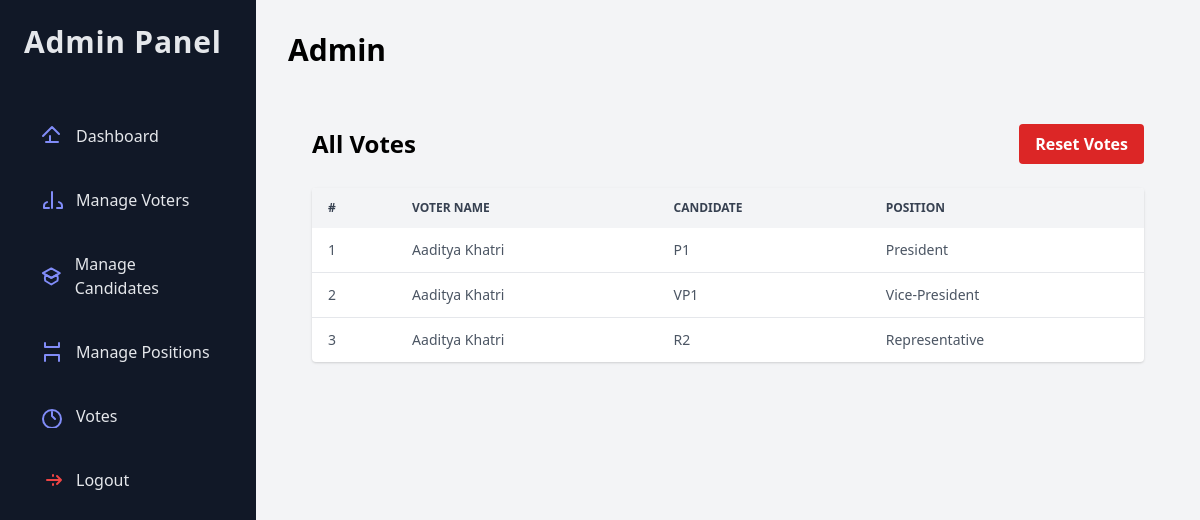
Before: /votes/ (signed in) with the older database file.
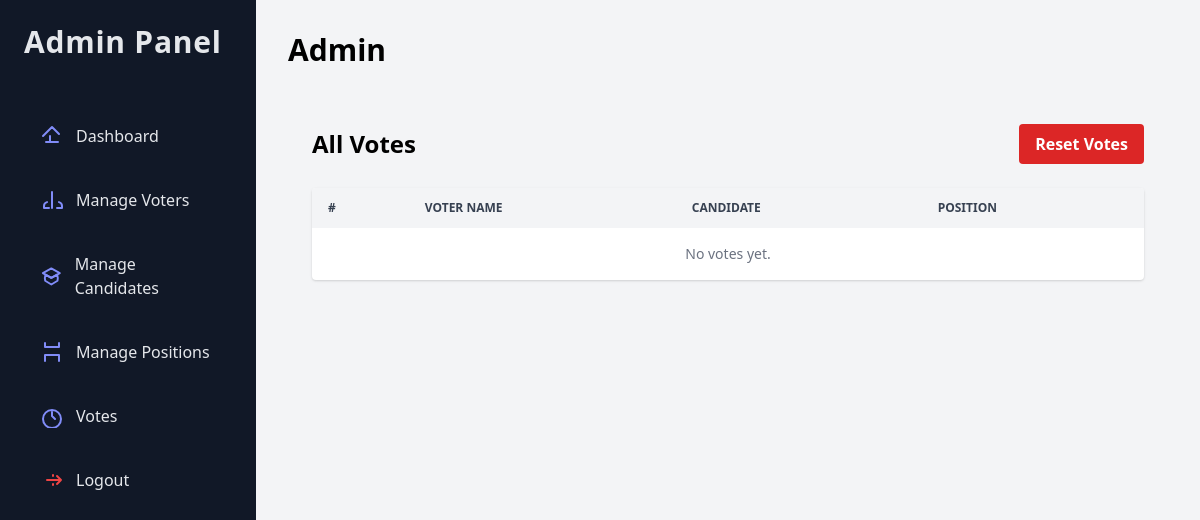
After: the same page with the newer database file.
### core/models.py (models this page shows, shortened)
class Vote(models.Model):
    voter = models.ForeignKey(settings.AUTH_USER_MODEL, on_delete=models.CASCADE)
    candidate = models.ForeignKey(Candidate, on_delete=models.CASCADE)
    position = models.ForeignKey(Position, on_delete=models.CASCADE)
    timestamp = models.DateTimeField(auto_now_add=True)
    class Meta:
        unique_together = ('voter', 'position')

class Voter(AbstractBaseUser, PermissionsMixin):
    first_name = models.CharField(max_length=30)
    last_name = models.CharField(max_length=30)
    email = models.EmailField(unique=True)
    profile_picture = models.ImageField(upload_to='profile_pics/', default='profile_pics/default.jpg')
    phone = models.CharField(max_length=10, unique=True)
    national_id = models.CharField(max_length=20, unique=True, null=True, blank=True)
    has_voted = models.BooleanField(default=False)
    is_active = models.BooleanField(default=True)
    is_staff = models.BooleanField(default=False)
    is_email_verified = models.BooleanField(default=False)
    USERNAME_FIELD = 'email'
    REQUIRED_FIELDS = ['first_name', 'last_name', 'phone']
    objects = VoterManager()

class Candidate(models.Model):
    name = models.CharField(max_length=100)
    image = models.ImageField(upload_to='candidate_images/', default='candidate_images/default.jpg')
    position = models.ForeignKey(Position, on_delete=models.CASCADE, related_name='candidates')
    votes = models.IntegerField(default=0)
    priority = models.PositiveIntegerField(default=1)
    created_at = models.DateTimeField(auto_now_add=True)
    updated_at = models.DateTimeField(auto_now=True)

class Position(models.Model):
    name = models.CharField(max_length=100)
    max_votes = models.PositiveIntegerField()
    priority = models.PositiveIntegerField()
    created_at = models.DateTimeField(auto_now_add=True)
    updated_at = models.DateTimeField(auto_now=True)

### core/views.py (the view)
# urls.py: path('votes/', core_views.votes, name='votes'),
@staff_member_required
def votes(request):
    if request.method == 'POST':
        Candidate.objects.update(votes=0)
        Voter.objects.update(has_voted=False)
        Vote.objects.all().delete()
        messages.success(request, "All votes have been reset.")
        return redirect('admin-dashboard')
    votes = Vote.objects.select_related('voter', 'candidate__position').all()
    return render(request, 'admin/votes.html', {'votes': votes})

### core/templates/admin/votes.html (shortened to what this page needs)
{% extends 'admin_base.html' %}
{% load static %}
{% block admin_content %}
<div class="container mx-auto px-6 py-6">
    <div class="flex justify-between items-center mb-6">
        <h1 class="text-2xl font-bold">All Votes</h1>
        <form method="post" action="{% url 'reset_votes' %}">
            <button type="submit" class="bg-red-600 hover:bg-red-700 text-white font-semibold py-2 px-4 rounded">
                Reset Votes
            </button>
        </form>
    </div>
    <div class="bg-white shadow rounded overflow-x-auto">
        <table class="min-w-full text-sm text-left text-gray-600">
            <thead class="bg-gray-100 text-xs uppercase text-gray-700">
                <tr>
                    <th class="py-3 px-4">#</th>
                    <th class="py-3 px-4">Voter Name</th>
                    <th class="py-3 px-4">Candidate</th>
                    <th class="py-3 px-4">Position</th>
                </tr>
            </thead>
            <tbody class="divide-y divide-gray-200">
                {% for vote in votes %}
                    <tr>
                        <td class="py-3 px-4">{{ forloop.counter }}</td>
                        <td class="py-3 px-4">{{ vote.voter.first_name }} {{ vote.voter.last_name }}</td>
                        <td class="py-3 px-4">{{ vote.candidate.name }}</td>
                        <td class="py-3 px-4">{{ vote.candidate.position.name }}</td>
                    </tr>
                {% empty %}
                    <tr>
                        <td colspan="4" class="py-4 px-4 text-center text-gray-500">No votes yet.</td>
                    </tr>
                {% endfor %}
            </tbody>
        </table>
    </div>
</div>
{% endblock %}

### core/templates/admin_base.html (shortened to what this page needs)
<!DOCTYPE html>
<html lang="en">
<head>
  <link href="https://cdn.jsdelivr.net/npm/tailwindcss@2.2.19/dist/tailwind.min.css" rel="stylesheet">
</head>
<body class="flex min-h-screen bg-gray-100">
  <nav class="w-64 bg-gray-900 text-gray-200 p-6 space-y-6 flex flex-col">
  <h1 class="text-3xl font-bold tracking-wide mb-8">Admin Panel</h1>
  <a href="{% url 'admin_dashboard' %}"
     class="flex items-center space-x-3 px-4 py-2 rounded-lg hover:bg-gray-800 transition">
    <svg xmlns="http://www.w3.org/2000/svg" class="h-6 w-6 text-indigo-400" fill="none" viewBox="0 0 24 24" stroke="currentColor"><path stroke-linecap="round" stroke-linejoin="round" stroke-width="2" d="M3 12l2-2m0 0l7-7 7 7m-9 2v6m-4 0h12"/></svg>
    <span>Dashboard</span>
  </a>
  <a href="{% url 'manage_voters' %}"
     class="flex items-center space-x-3 px-4 py-2 rounded-lg hover:bg-gray-800 transition">
    <svg xmlns="http://www.w3.org/2000/svg" class="h-6 w-6 text-indigo-400" fill="none" viewBox="0 0 24 24" stroke="currentColor"><path stroke-linecap="round" stroke-linejoin="round" stroke-width="2" d="M17 20h5v-2a4 4 0 00-3-3.87M9 20H4v-2a4 4 0 013-3.87M12 4v16"/></svg>
    <span>Manage Voters</span>
  </a>
  <a href="{% url 'manage_candidates' %}"
     class="flex items-center space-x-3 px-4 py-2 rounded-lg hover:bg-gray-800 transition ">
    <span>Manage Candidates</span>
  </a>
  <a href="{% url 'manage_positions' %}"
     class="flex items-center space-x-3 px-4 py-2 rounded-lg hover:bg-gray-800 transition">
    <svg xmlns="http://www.w3.org/2000/svg" class="h-6 w-6 text-indigo-400" fill="none" viewBox="0 0 24 24" stroke="currentColor"><path stroke-linecap="round" stroke-linejoin="round" stroke-width="2" d="M5 3v4h14V3M5 21v-6h14v6"/></svg>
    <span>Manage Positions</span>
  </a>
  <a href="{% url 'votes' %}"
     class="flex items-center space-x-3 px-4 py-2 rounded-lg hover:bg-gray-800 transition">
    <svg xmlns="http://www.w3.org/2000/svg" class="h-6 w-6 text-indigo-400" fill="none" viewBox="0 0 24 24" stroke="currentColor"><path stroke-linecap="round" stroke-linejoin="round" stroke-width="2" d="M12 8v4l3 3m6 0a9 9 0 11-18 0 9 9 0 0118 0z"/></svg>
    <span>Votes</span>
  </a>
  <form method="POST" action="{% url 'logout' %}">
  <button type="submit" class="flex items-center space-x-3 px-4 py-2 w-full rounded-lg hover:bg-gray-800 transition text-gray-200">
    <svg xmlns="http://www.w3.org/2000/svg" class="h-6 w-6 text-red-500" fill="none" viewBox="0 0 24 24" stroke="currentColor">
      <path stroke-linecap="round" stroke-linejoin="round" stroke-width="2" d="M17 16l4-4m0 0l-4-4m4 4H7m6 4v1m0-10v1" />
    </svg>
    <span>Logout</span>
  </button>
</form>
</nav>
  <main class="flex-1 p-8">
    <header class="mb-8">
      <h2 class="text-3xl font-semibold">{% block header_title %}Admin{% endblock %}</h2>
    </header>
    <div>
      {% block admin_content %}{% endblock %}
    </div>
  </main>
</body>
</html>

Changed rows visible on the page:
removed Vote: voter.first_name "Aaditya", voter.last_name "Khatri", candidate.name "P1", candidate.position.name "President"
removed Vote: voter.first_name "Aaditya", voter.last_name "Khatri", candidate.name "VP1", candidate.position.name "Vice-President"
removed Vote: voter.first_name "Aaditya", voter.last_name "Khatri", candidate.name "R2", candidate.position.name "Representative"
Other visible differences:
text now shown: "No votes yet."
